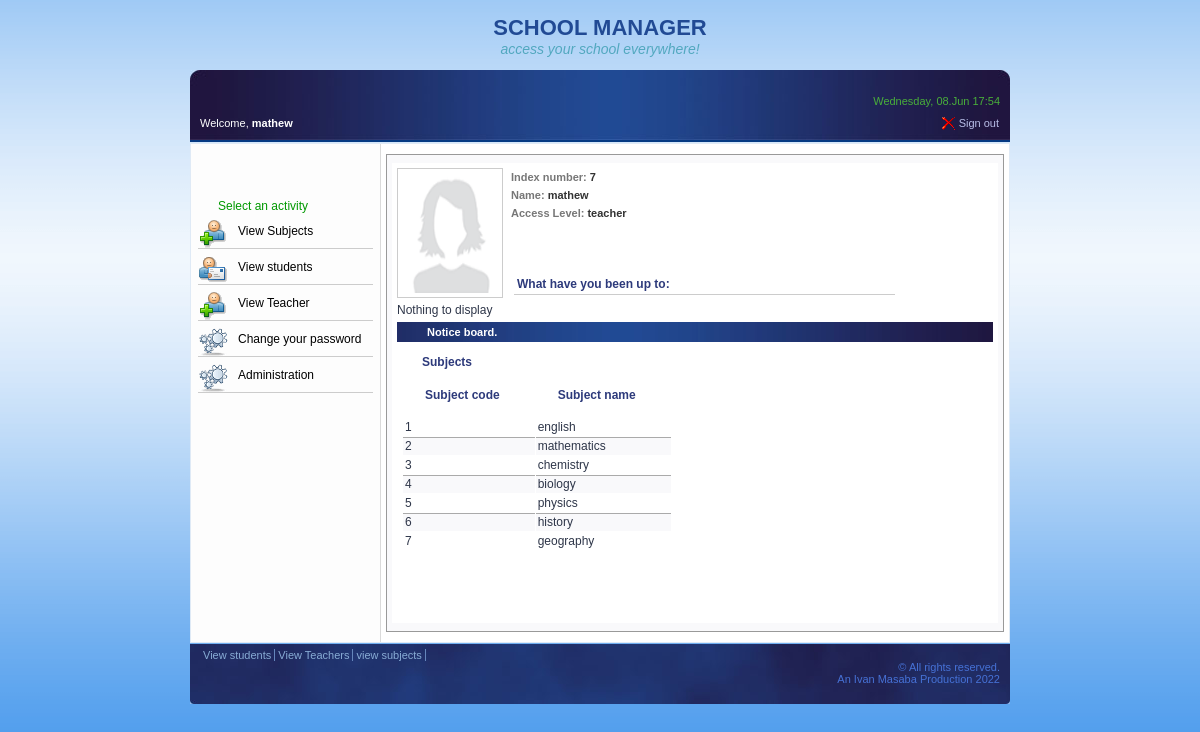
/school/web/admin/subjects/index.php (signed in), run on an earlier commit of the app's database.
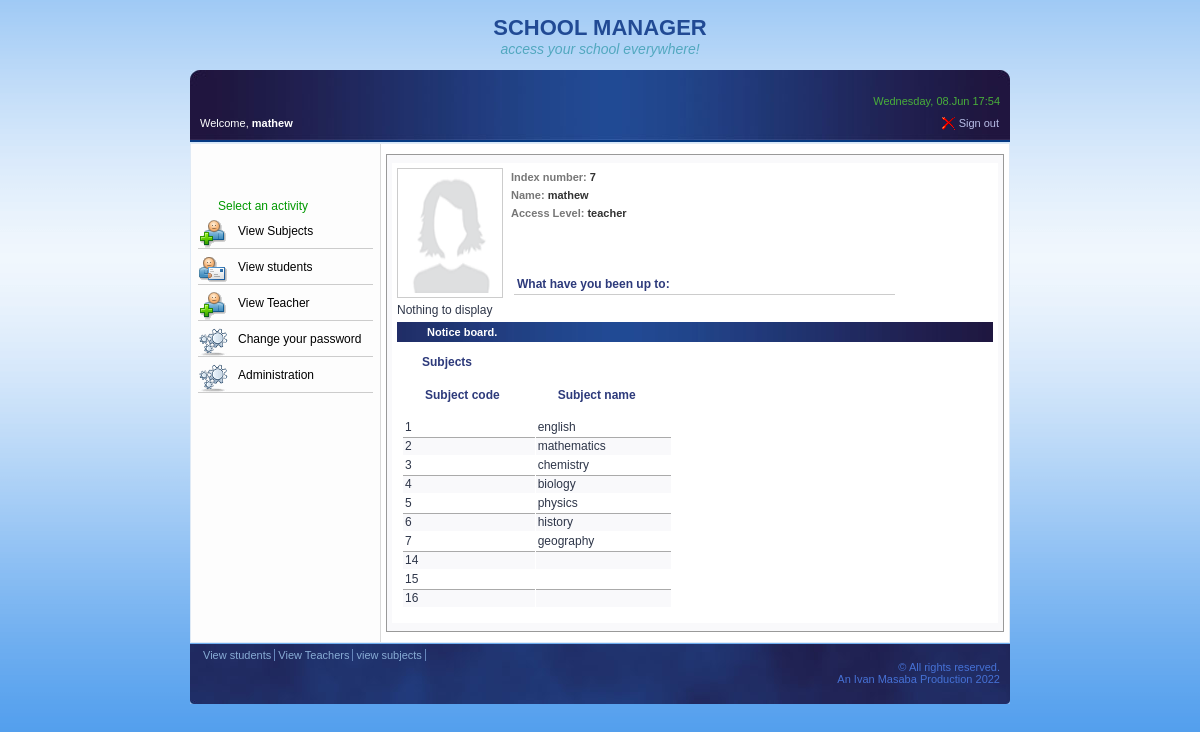
And on a later commit of the database.
### tables this page shows
CREATE TABLE `subjects` (
  `id` int(11) NOT NULL,
  `subj_name` enum('english','mathematics','chemistry','biology','physics','history','geography') NOT NULL
);

### school/web/admin/subjects/index.php (the view, shortened to what this page needs)
<?php
    include_once( $_SERVER['DOCUMENT_ROOT'].'/frontend/school/includes/config.php');
	$access_level = $_SESSION['access_level'];
	$second_name = $_SESSION['fname'];
?>
<!DOCTYPE html PUBLIC "-//W3C//DTD XHTML 1.0 Transitional//EN" "http://www.w3.org/TR/xhtml1/DTD/xhtml1-transitional.dtd">
<html xmlns="http://www.w3.org/1999/xhtml">
<head>
    <link rel="stylesheet" type="text/css" href="../../styles.css">
    <link rel="stylesheet" type="text/css" href="../../personal.css">
</head>
<body>
<div class="top">
    <h1>SCHOOL MANAGER</h1>
    <h2>access your school everywhere!</h2>
</div>
<div class="bar">
<div id="current_time" style="color: #49AF3A; text-align:right; margin-bottom: 10px;"><?php echo date("l, d.M H:i", time()); ?></div>
<div style="float: right;">
<a href="../sign out.php" style="background: url(../../images/b_drop.png) no-repeat; padding-left: 18px;">Sign out</a>
</div>
<div id="greeting" style=" float: left;">Welcome, <?php echo "<b>" . $second_name . "</b>"; ?></div>
</div>
  <div class="content">
     <div class="sidebar">
        <h4>Select an activity</h4>
        <h3><a href="#">View Subjects</a></h3>
        <h3 style="background-image: url(../../images/email_initiator.gif);" ><a href='../students/'>View students</a></h3>
        <h3><a href="../teachers/">View Teacher</a></h3>
        <h3 style="background-image: url(../../images/icon-30-cpanel.png);" ><a href="../password/">Change your password</a></h3>
        <h3 style="background-image: url(../../images/icon-30-cpanel.png);" ><a href="../options/">Administration</a></h3>
	</div>
     <div class="contents">
   	<div style=" padding: 8px 5px; border: solid 1px #999999; background-color: #f9f9fb;">
      <div style="padding: 5px; height: 450px; background-color:#FFFFFF">
         <img src="../../images/unknown_user.gif" alt="your picture" width="96" height="120" style="padding: 4px; border:solid 1px #ccc; float: left; margin-right: 8px" />
           <?php
           echo "<h2><span style='color: #777'>Index number:</span> ".$_SESSION['index_number']."</h2>";
		   echo "<h2><span style='color: #777'>Name:</span> ".$_SESSION['fname']." </h2>";
		   echo "<h2><span style='color: #777'>Access Level:</span> ".$access_level."</h2>";
		   echo "<h2></h2>";
		   echo "<p>&nbsp;</p>";
		   ?>
           <table width="65%" border="0">
              <tr><td><h3>What have you been up to:</h3></td></tr>
           </table>
           Nothing to display
           <div class="noticeBoard">Notice board.</div>
           <div class="boardB">
           	<h5>Subjects</h5>
               <table width="270" border="0" cellspacing="1" cellpadding="2">
              <tr>
              <td><h5>Subject code</h5></td>
              <td > <h5>Subject name</h5> </td>
             </tr>
             <?php
             $stmt = $db->query("SELECT * FROM subjects ");
             $num = $stmt->rowCount();
                 if( $num > 0 )
                 {
                   $bg = 1;
                   while(  $row = $stmt->fetch(PDO::FETCH_ASSOC) )
                   {
                    extract( $row );
                       if($bg%2==1)
                       {
                           echo "<tr >";
                       }
                       else
                       {
                           echo "<tr style='background: #ccc url(images/frm_chg.gif) repeat-x;'>";
                       }
                       echo "<td>".$id."</td>";
                       echo "<td align='left'>".$subj_name."</td>";
                       echo "</tr>";
                       $bg++;
                   }
                 }
               ?>
               </table>
           </div>
       </div>
    </div>
    </div>
</div>
<div class='btm'>
    <a href='../students/'> View students </a>
    <a href='../teachers/'> View Teachers </a>
    <a href="#"> view subjects</a>
    <br/>&copy; All rights reserved. <br/> An Ivan Masaba Production 2022
</div>
</body>
</html>

What changed in the data, as far as the page shows it:
added subjects: id "14"
added subjects: id "15"
added subjects: id "16"
